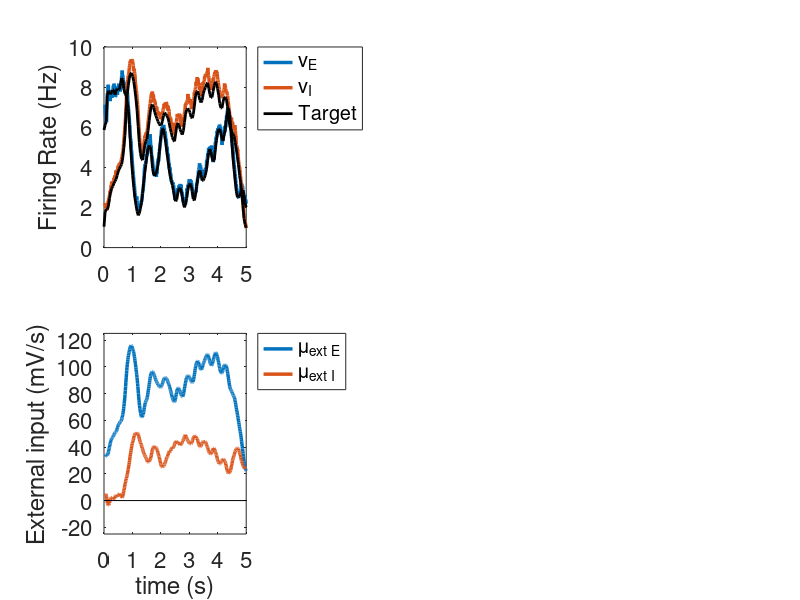
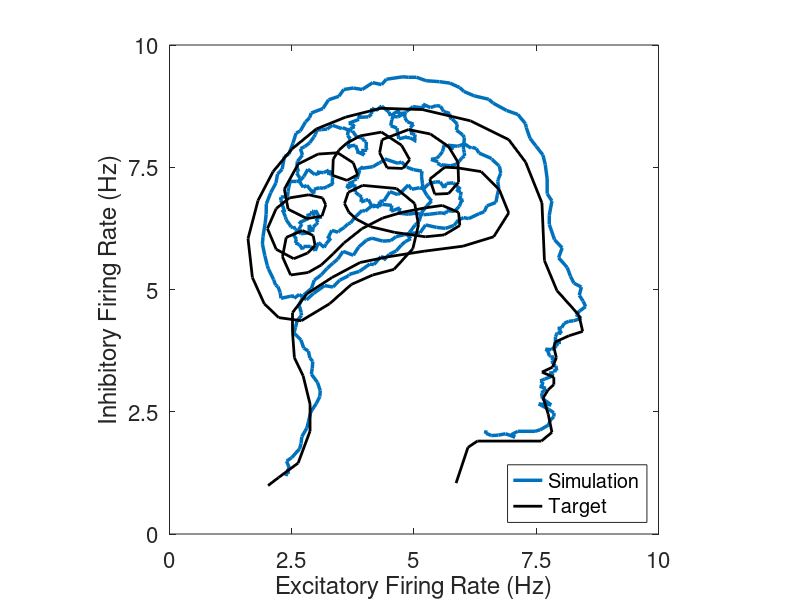

MATLAB code to generate these figures, in order:
load('Brain_Sim.mat')
load('Brain_Target.mat')

%%
T=linspace(0,BrainSim(end,1),length(BrainTarget(:,1)));
figure
subplot(2,2,1)
plot(BrainSim(5:end,1),movmean(BrainSim(5:end,4),5),'LineWidth',2.5)
hold on
plot(BrainSim(5:end,1),movmean(BrainSim(5:end,5),5),'LineWidth',2.5)
plot(T,BrainTarget(:,1),'k','LineWidth',2)
hold on
plot(T,BrainTarget(:,2),'k','LineWidth',2)
ylabel('Firing Rate (Hz)')
legend('\nu_E','\nu_I','Target','Location','northeastoutside')
axis([0 5 0 10])
set(gca,'FontSize',16)


%axes('Position',[0.13 0.769 0.773 0.152])
subplot(2,2,3)
plot(BrainSim(5:end,1),movmean(BrainSim(5:end,6),5),'LineWidth',2.5)
hold on
plot(BrainSim(5:end,1),movmean(BrainSim(5:end,7),5),'LineWidth',2.5)
ylabel('External input (mV/s)')
plot([0 5],[0 0],'k','LineWidth',0.25)
axis([0 5 -25 125])
xlabel('time (s)')
set(gca,'FontSize',16)
% xlabel('time (s)')
legend('\mu_{ext E}','\mu_{ext I}','Location','northeastoutside')
%%
figure
hold on
plot(movmean(BrainSim(5:end,4),10),movmean(BrainSim(5:end,5),10),'LineWidth',2.5)%,'Color',[0.4940, 0.1840, 0.5560]
plot(BrainTarget(:,1),BrainTarget(:,2),'k','LineWidth',2)
axis equal
axis([0 10 0 10])

xlabel('Excitatory Firing Rate (Hz)')
ylabel('Inhibitory Firing Rate (Hz)')
xticks([0 2.5 5 7.5 10])
yticks([0 2.5 5 7.5 10])
box on
legend('Simulation','Target','Location','southeast')
set(gca,'FontSize',16)
% legend boxoff